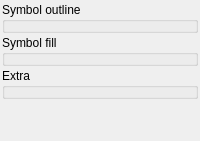
<?xml version="1.0" encoding="UTF-8"?>
<ui version="4.0">
 <class>tabSymbol</class>
 <widget class="QWidget" name="tabSymbol">
  <layout class="QVBoxLayout" name="outerLayout">
   <property name="spacing"><number>2</number></property>
   <property name="leftMargin"><number>2</number></property>
   <property name="topMargin"><number>2</number></property>
   <property name="rightMargin"><number>2</number></property>
   <property name="bottomMargin"><number>2</number></property>
   <item>
    <widget class="QGroupBox" name="fraSymbOutl">
     <property name="title"><string>Symbol outline</string></property>
     <layout class="QHBoxLayout" name="layoutSymbOutl">
      <property name="spacing"><number>2</number></property>
      <property name="leftMargin"><number>2</number></property>
      <property name="topMargin"><number>2</number></property>
      <property name="rightMargin"><number>2</number></property>
      <property name="bottomMargin"><number>2</number></property>
      <item><widget class="LineStyleSelector" name="cmbSymbStyle"/></item>
      <item><widget class="FillPatternSelector" name="cmbSymbPattern"/></item>
      <item><widget class="LineWidthSelector" name="spnSymbWidth"/></item>
     </layout>
    </widget>
   </item>
   <item>
    <widget class="QGroupBox" name="fraSymbFill">
     <property name="title"><string>Symbol fill</string></property>
     <layout class="QHBoxLayout" name="layoutSymbFill">
      <property name="spacing"><number>2</number></property>
      <property name="leftMargin"><number>2</number></property>
      <property name="topMargin"><number>2</number></property>
      <property name="rightMargin"><number>2</number></property>
      <property name="bottomMargin"><number>2</number></property>
      <item><widget class="ColorSelector" name="cmbFillColor"/></item>
      <item><widget class="FillPatternSelector" name="cmbFillPattern"/></item>
     </layout>
    </widget>
   </item>
   <item>
    <widget class="QGroupBox" name="fraExtra">
     <property name="title"><string>Extra</string></property>
     <layout class="QHBoxLayout" name="layoutExtra">
      <property name="spacing"><number>2</number></property>
      <property name="leftMargin"><number>2</number></property>
      <property name="topMargin"><number>2</number></property>
      <property name="rightMargin"><number>2</number></property>
      <property name="bottomMargin"><number>2</number></property>
      <item><widget class="stdIntSelector" name="spnSymbSkip"/></item>
      <item><widget class="FontSelector" name="cmbSymbFont"/></item>
     </layout>
    </widget>
   </item>
   <item>
    <spacer name="vertSpacer">
     <property name="orientation"><enum>Qt::Vertical</enum></property>
     <property name="sizeHint" stdset="0"><size><width>20</width><height>40</height></size></property>
    </spacer>
   </item>
  </layout>
 </widget>
 <customwidgets>
  <customwidget>
   <class>LineStyleSelector</class>
   <extends>QWidget</extends>
   <header>fundamentals.h</header>
  </customwidget>
  <customwidget>
   <class>FillPatternSelector</class>
   <extends>QWidget</extends>
   <header>fundamentals.h</header>
  </customwidget>
  <customwidget>
   <class>LineWidthSelector</class>
   <extends>QWidget</extends>
   <header>fundamentals.h</header>
  </customwidget>
  <customwidget>
   <class>ColorSelector</class>
   <extends>QWidget</extends>
   <header>fundamentals.h</header>
  </customwidget>
  <customwidget>
   <class>stdIntSelector</class>
   <extends>QWidget</extends>
   <header>fundamentals.h</header>
  </customwidget>
  <customwidget>
   <class>FontSelector</class>
   <extends>QWidget</extends>
   <header>fundamentals.h</header>
  </customwidget>
 </customwidgets>
 <resources/>
 <connections/>
</ui>
